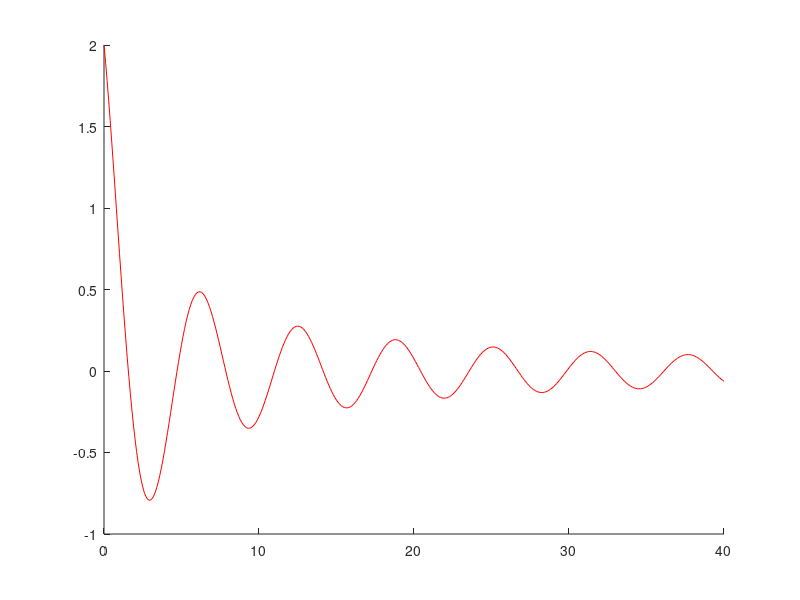

Reproduce this figure in MATLAB. (Note: this script raises an error after producing the figure.)
x1 = 0:0.1:40;
y1 = 4.*cos(x1)./(x1+2);
x2 = 1:0.2:20;
y2 = x2.^2./x2.^3;

figure
line(x1,y1,'Color','r')
ax1 = gca; % current axes
ax1.XColor = 'r';
ax1.YColor = 'r';

ax1_pos = ax1.Position; % position of first axes
ax2 = axes('Position',ax1_pos,...
    'XAxisLocation','top',...
    'YAxisLocation','right',...
    'Color','none');